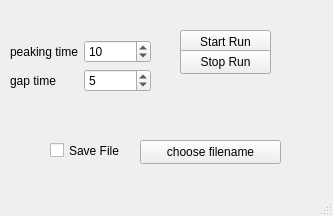
<?xml version="1.0" encoding="UTF-8"?>
<ui version="4.0">
 <class>RunWindow</class>
 <widget class="QMainWindow" name="RunWindow">
  <property name="geometry">
   <rect>
    <x>0</x>
    <y>0</y>
    <width>333</width>
    <height>216</height>
   </rect>
  </property>
  <property name="windowTitle">
   <string>MainWindow</string>
  </property>
  <widget class="QWidget" name="centralwidget">
   <widget class="QPushButton" name="startrun">
    <property name="geometry">
     <rect>
      <x>180</x>
      <y>30</y>
      <width>91</width>
      <height>24</height>
     </rect>
    </property>
    <property name="text">
     <string>Start Run</string>
    </property>
   </widget>
   <widget class="QWidget" name="formLayoutWidget">
    <property name="geometry">
     <rect>
      <x>10</x>
      <y>40</y>
      <width>141</width>
      <height>61</height>
     </rect>
    </property>
    <layout class="QFormLayout" name="formLayout">
     <item row="0" column="1">
      <widget class="QSpinBox" name="peakingtime">
       <property name="minimum">
        <number>1</number>
       </property>
       <property name="maximum">
        <number>80</number>
       </property>
       <property name="value">
        <number>10</number>
       </property>
      </widget>
     </item>
     <item row="0" column="0">
      <widget class="QLabel" name="label">
       <property name="text">
        <string>peaking time</string>
       </property>
      </widget>
     </item>
     <item row="1" column="0">
      <widget class="QLabel" name="label_2">
       <property name="text">
        <string>gap time</string>
       </property>
      </widget>
     </item>
     <item row="1" column="1">
      <widget class="QSpinBox" name="gaptime">
       <property name="minimum">
        <number>1</number>
       </property>
       <property name="value">
        <number>5</number>
       </property>
      </widget>
     </item>
    </layout>
   </widget>
   <widget class="QPushButton" name="pushButton">
    <property name="geometry">
     <rect>
      <x>140</x>
      <y>140</y>
      <width>141</width>
      <height>24</height>
     </rect>
    </property>
    <property name="text">
     <string>choose filename</string>
    </property>
   </widget>
   <widget class="QCheckBox" name="checkBox">
    <property name="geometry">
     <rect>
      <x>50</x>
      <y>140</y>
      <width>79</width>
      <height>21</height>
     </rect>
    </property>
    <property name="text">
     <string>Save File</string>
    </property>
   </widget>
   <widget class="QPushButton" name="stoprun">
    <property name="geometry">
     <rect>
      <x>180</x>
      <y>50</y>
      <width>91</width>
      <height>24</height>
     </rect>
    </property>
    <property name="text">
     <string>Stop Run</string>
    </property>
   </widget>
  </widget>
  <widget class="QMenuBar" name="menubar">
   <property name="geometry">
    <rect>
     <x>0</x>
     <y>0</y>
     <width>333</width>
     <height>21</height>
    </rect>
   </property>
  </widget>
  <widget class="QStatusBar" name="statusbar"/>
 </widget>
 <resources/>
 <connections/>
</ui>
